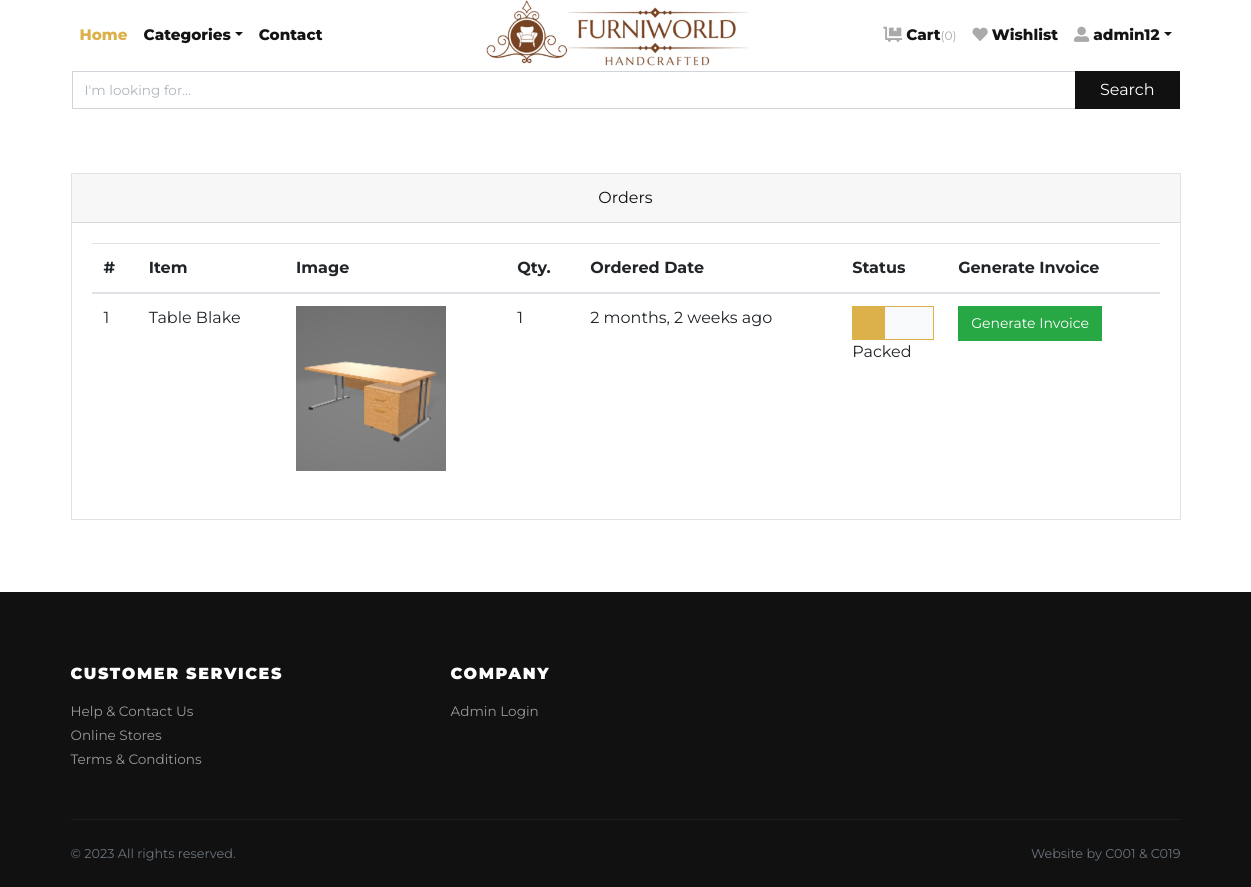
Screenshot of /orders/ (signed in) with the database file from the repository.
### store/models.py (models this page shows, shortened)
class Order(models.Model):
    user = models.ForeignKey(User, verbose_name="User", on_delete=models.CASCADE)
    address = models.ForeignKey(Address, verbose_name="Shipping Address", on_delete=models.CASCADE)
    product = models.ForeignKey(Product, verbose_name="Product", on_delete=models.CASCADE)
    quantity = models.PositiveIntegerField(verbose_name="Quantity")
    ordered_date = models.DateTimeField(auto_now_add=True, verbose_name="Ordered Date")
    delivery_date = models.DateTimeField(auto_now_add=True, verbose_name="Delivery")
    status = models.CharField(
        choices=STATUS_CHOICES,
        max_length=50,
        default="Pending"
    )
    payment_status = models.CharField(
        choices=PAYMENT_STATUS_CHOICES,
        max_length=50,
        default="Pending"
    )

class Product(models.Model):
    title = models.CharField(max_length=150, verbose_name="Product Title")
    slug = models.SlugField(max_length=160, verbose_name="Product Slug")
    sku = models.CharField(max_length=255, unique=True, verbose_name="Unique Product ID (SKU)")
    short_description = models.TextField(verbose_name="Short Description")
    detail_description = models.TextField(blank=True, null=True, verbose_name="Detail Description")
    product_image = models.ImageField(upload_to='product', blank=True, null=True, verbose_name="Product Image")
    price = models.DecimalField(max_digits=8, decimal_places=2)
    category = models.ForeignKey(Category, verbose_name="Product Categoy", on_delete=models.CASCADE)
    is_active = models.BooleanField(verbose_name="Is Active?")
    is_featured = models.BooleanField(verbose_name="Is Featured?")
    created_at = models.DateTimeField(auto_now_add=True, verbose_name="Created Date")
    updated_at = models.DateTimeField(auto_now=True, verbose_name="Updated Date")
    t_model= models.FileField(upload_to='3dfile', max_length=200, blank=True, null=True, verbose_name="3D File")
    class Meta:
        verbose_name_plural = 'Products'
        ordering = ('-created_at', )

### store/views.py (the view)
# urls.py: path('orders/', views.orders, name="orders"),
@login_required
def orders(request):
    orders = Order.objects.filter(user=request.user).select_related('product').order_by('-ordered_date')
    return render(request, 'store/orders.html', {'orders': orders})

### store/context_preprocessors.py (called while the page is built)
def store_menu(request):
    categories = Category.objects.filter(is_active=True)
    context = {
        'categories_menu': categories,
    }
    return context

def cart_menu(request):
    if request.user.is_authenticated:
        cart_items= Cart.objects.filter(user=request.user)
        context = {
            'cart_items': cart_items,
        }
    else:
        context = {}
    return context

### templates/store/orders.html (shortened to what this page needs)
{% extends 'base.html' %}
{% load static %}
{% load humanize %}
{% block content %}
<div class="container py-5">
    <div class="row">
        <div class="col-lg-12">
            <div class="card mb-4" id="tables">
                <div class="card-header text-center">Orders</div>
                <div class="card-body">
                    <table class="table table-hover">
                        <thead>
                            <tr>
                                <th>#</th>
                                <th>Item</th>
                                <th>Image</th>
                                <th>Qty.</th>
                                <th>Ordered Date</th>
                                <th>Status</th>
                                <th>Generate Invoice</th>
                            </tr>
                        </thead>
                        <tbody>
                            {% if orders %}
                            {% for order in orders %}
                            <tr>
                                <td>{{forloop.counter}}</td>
                                <td>{{order.product.title}}</td>
                                <td>
                                    {% if order.product.product_image %}
                                    <img src="{{order.product.product_image.url}}" alt="{{order.product.product_ttile}}" style="width:150px;">
                                    {% endif %}
                                </td>
                                <td>{{order.quantity}}</td>
                                <td>{{order.ordered_date|naturaltime}}</td>
                                <td>
                                    {% if order.status == 'Packed' %}
                                    <div class="bg-light border border-primary">
                                        <div class="p-3 bg-primary" style="width:40%;"></div>
                                    </div>
                                    {% endif %}
                                    {{order.status}}
                                </td>
                                <td>
                                    <a href="{% url 'store:invoice' order.id order.product.id %}" class="btn btn-success btn-sm">Generate Invoice</a>
                                </td>
                            </tr>
                            {% endfor %}
                            {% else %}
                            <tr>
                                <td colspan="7" class="text-center">No orders yet</td>
                            </tr>
                            {% endif %}
                        </tbody>
                    </table>
                </div>
            </div>
        </div>
    </div>
</div>
{% endblock content %}

### templates/navbar.html (shortened to what this page needs)
{% load static %}
      <header class="header bg-white">
        <div class="container px-0 px-lg-3">
          <nav class="navbar navbar-expand-lg navbar-light py-3 px-lg-0"><a class="navbar-brand" href="{% url 'store:home' %}"><img src="{% static 'img/furniworld-2.png' %}" alt="FurniWorld" style="height: 85px;" class="logo-img"></a>
            <div class="collapse navbar-collapse" id="navbarSupportedContent">
              <ul class="navbar-nav mr-auto">
                <li class="nav-item">
                  <a class="nav-link active" href="{% url 'store:home' %}">Home</a>
                </li>
                <li class="nav-item dropdown"><a class="nav-link dropdown-toggle" id="pagesDropdown" href="#" data-toggle="dropdown" aria-haspopup="true" aria-expanded="false">Categories</a>
                </li>
                <li class="nav-item">
                  <a class="nav-link" href="{% url 'store:query' %}">Contact</a>
                </li>
              </ul>
              <ul class="navbar-nav ml-auto">
                {% if request.user.is_authenticated %}
                <li class="nav-item"><a class="nav-link" href="{% url 'store:cart' %}"> <i class="fas fa-dolly-flatbed mr-1 text-gray"></i>Cart<small class="text-gray">({{cart_items.count}})</small></a></li>
                <li class="nav-item"><a class="nav-link" href="{% url 'store:wishlist' %}"> <i class="far fa fa-heart mr-1 text-gray"></i>Wishlist</a></li>
                  <li class="nav-item dropdown"><a class="nav-link dropdown-toggle" id="pagesDropdown" href="#" data-toggle="dropdown" aria-haspopup="true" aria-expanded="false"><i class="fas fa-user-alt mr-1 text-gray"></i>{{ user }}</a></a>
                </li>
                {% else %}
                  <li class="nav-item"><a class="nav-link" href="{% url 'store:login' %}">Login</a></li>
                  <li class="nav-item"><a class="nav-link" href="{% url 'store:register' %}">Create Account</a></li>
                {% endif %}
              </ul>
            </div>
          </nav>
          <form action="/search">
            <div class="input-group mb-3">
              <input name="q" type="text" class="form-control" placeholder="I'm looking for..." required>
              <div class="input-group-append">
                <button class="btn btn-dark btn-block" type="submit" id="button-addon2">Search</button>
              </div>
            </div>
          </form>
        </div>
      </header>

### Furniworld/static/css/style.default.css (style rules this page uses)
.text-gray { color: #aaa !important; }
.navbar { position: relative; }
@media (min-width: 992px) { .navbar-brand { position: absolute; top: 50%; left: 50%; -webkit-transform: translate(-50%, -50%); transform: translate(-50%, -50%); } }
.border { border: 1px solid #dee2e6 !important; }
.border-primary { border-color: #dcb14a !important; }
.navbar { padding: 0.5rem 1rem; }
.navbar-brand { display: inline-block; padding-top: 0.3125rem; padding-bottom: 0.3125rem; margin-right: 1rem; font-size: 1.25rem; }
.navbar-light .navbar-brand { color: #dcb14a; }
.navbar-light .navbar-nav .nav-link { color: rgba(17, 17, 17, 0.99); font-weight: 800; font-size: 0.95rem; transition: all 0.3s; }
.navbar-light .navbar-nav .show > .nav-link, .navbar-light .navbar-nav .active > .nav-link, .navbar-light .navbar-nav .nav-link.show, .navbar-light .navbar-nav .nav-link.active { color: #dcb14a; }
.btn { font-weight: 400; border: 1px solid transparent; font-family: inherit; padding: 0.375rem 1.5rem; font-size: 1rem; line-height: 1.5; border-radius: 0; transition: color 0.15s ease-in-out, background-color 0.15s ease-in-out, border-color 0.15s ease-in-out, box-shadow 0.15s ease-in-out; }
.btn-success { color: #fff; background-color: #28a745; border-color: #28a745; }
.btn-dark { color: #fff; background-color: #111111; border-color: #111111; }
.btn-sm { padding: 0.375rem 0.75rem; font-size: 0.875rem; line-height: 1.5; border-radius: 0; }
body { font-family: "Libre Franklin", sans-serif; font-size: 1rem; font-weight: 400; line-height: 1.5; color: #111111; background-color: #fff; }
a { color: #dcb14a; text-decoration: none; }
small, .small { font-size: 80%; font-weight: 400; }
.bg-primary { background-color: #dcb14a !important; }
.bg-light { background-color: #f8f9fa !important; }
.form-control { padding: 0.375rem 0.75rem; font-size: 1rem; line-height: 1.5; color: #495057; background-color: #fff; border: 1px solid #ced4da; border-radius: 0; transition: border-color 0.15s ease-in-out, box-shadow 0.15s ease-in-out; }
.form-control::placeholder { color: #adb5bd; font-size: 0.85rem; font-weight: 400; }
.nav-link { padding: 0.5rem 1rem; }
.card { background-color: #fff; border: 1px solid rgba(17, 17, 17, 0.125); border-radius: 0; }
.card-body { padding: 1.25rem; }
.card-header { padding: 0.75rem 1.25rem; background-color: rgba(17, 17, 17, 0.03); border-bottom: 1px solid rgba(17, 17, 17, 0.125); }
.card-header:first-child { border-radius: calc(0 - 1px) calc(0 - 1px) 0 0; }

### Furniworld/static/css/custom.css (style rules this page uses)
body { font-family: 'Montserrat', sans-serif; }

### rows the page displays
Order: product "Table Blake", product.product_image (picture), quantity "1", ordered_date "2 months, 2 weeks ago", status "Packed"

### other values shown
{{ cart_items.count }} "0"
{{ user }} "admin12"
